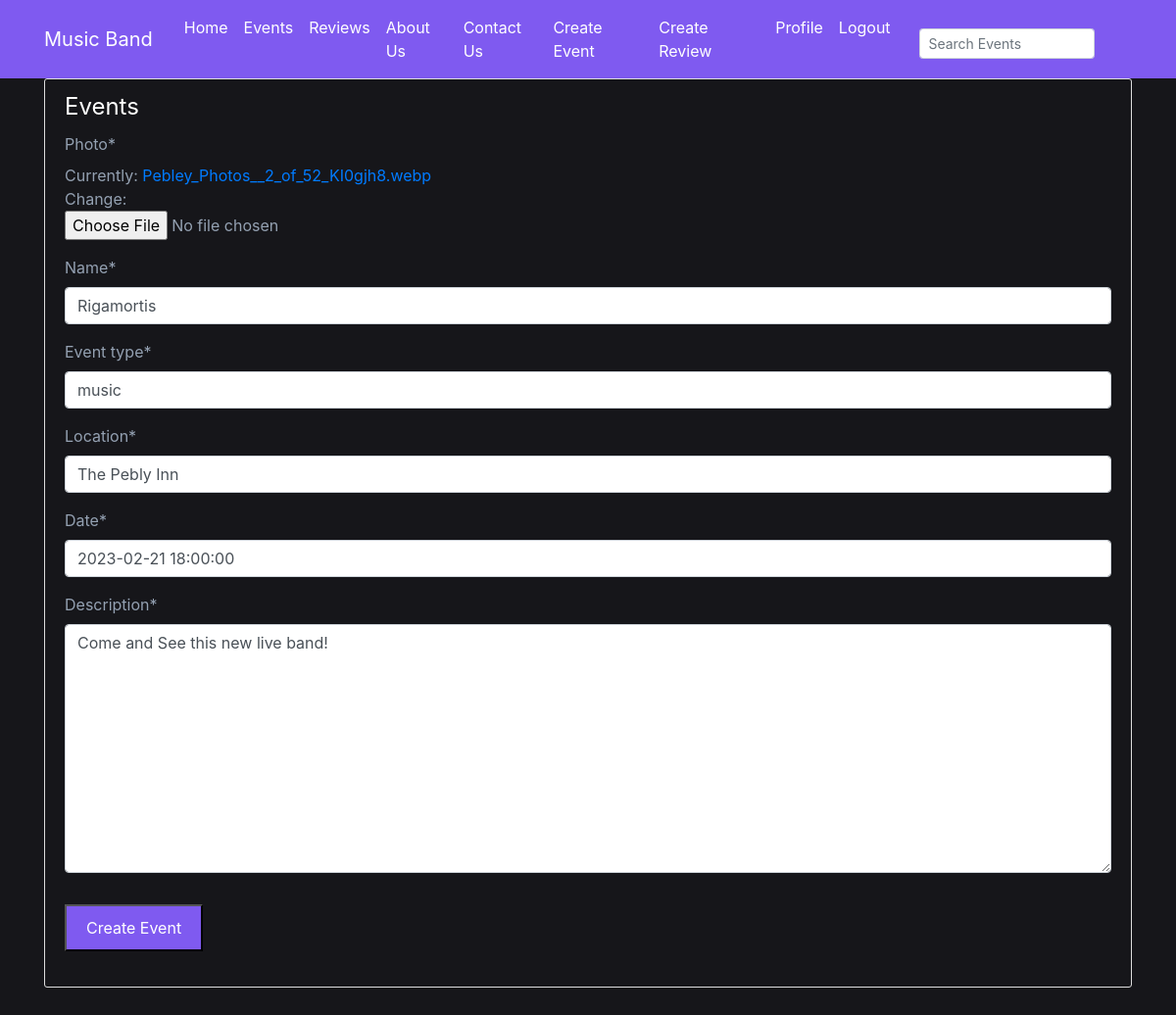
Page /events/1/update/ (signed in) on the committed database.
### events/models.py (models this page shows, shortened)
class Event(models.Model):
    name = models.CharField(max_length=100)
    event_type = models.CharField(max_length=50)
    location = models.CharField(max_length=100)
    date = models.DateTimeField()
    description = models.TextField()
    photo = models.ImageField(upload_to='')

### events/views.py (the view, shortened to what this page needs)
# urls.py: path('events/<int:pk>/update/', EventsUpdateView.as_view(), name='event-update'), # 'events/<int:pk>/update/' maps to the event update page
class EventsUpdateView(LoginRequiredMixin, UserPassesTestMixin, UpdateView): # LoginRequiredMixin is used to prevent users from updating events without logging in
    model = Event # Tells the view which model to query
    fields = ['photo', 'name', 'event_type', 'location', 'date', 'description'] # fields that will be displayed in the form
    def test_func(self):
        if self.request.user.username == 'admin':
            return True
        return False

### events/templates/events/event_form.html (shortened to what this page needs)
{% extends "events/base.html" %}
{% load crispy_forms_tags %}
{% block content %}
    <div class="content-section">
        <form method="POST" enctype="multipart/form-data">
                <fieldset class="form-group">
                    <legend style="color:#fffffe;">Events</legend>
                    {{ form|crispy }}
                </fieldset>
            <div class="form-group">
                <button type="submit" class="purple-button">Create Event</button>
            </div>
        </form>
    </div>
{% endblock content %}

### events/static/events/main.css (style rules this page uses)
body { background: #16161a; color: #333333; margin-top: 5rem; }
.content-section { background: #16161a; padding: 10px 20px; border: 1px solid #dddddd; border-radius: 3px; margin-bottom: 20px; padding-bottom: 20px; }
.form-group { color: #94a1b2; align-items: center; }
.purple-button { background-color: #7f5af0; color: #fffffe; padding: 10px 20px; text-decoration: none; display: flex; justify-content: center; align-items: center; }

### rows in the picture
Event: name "Rigamortis", event_type "music", location "The Pebly Inn", date "2023-02-21 18:00:00", description "Come and See this new live band!"
